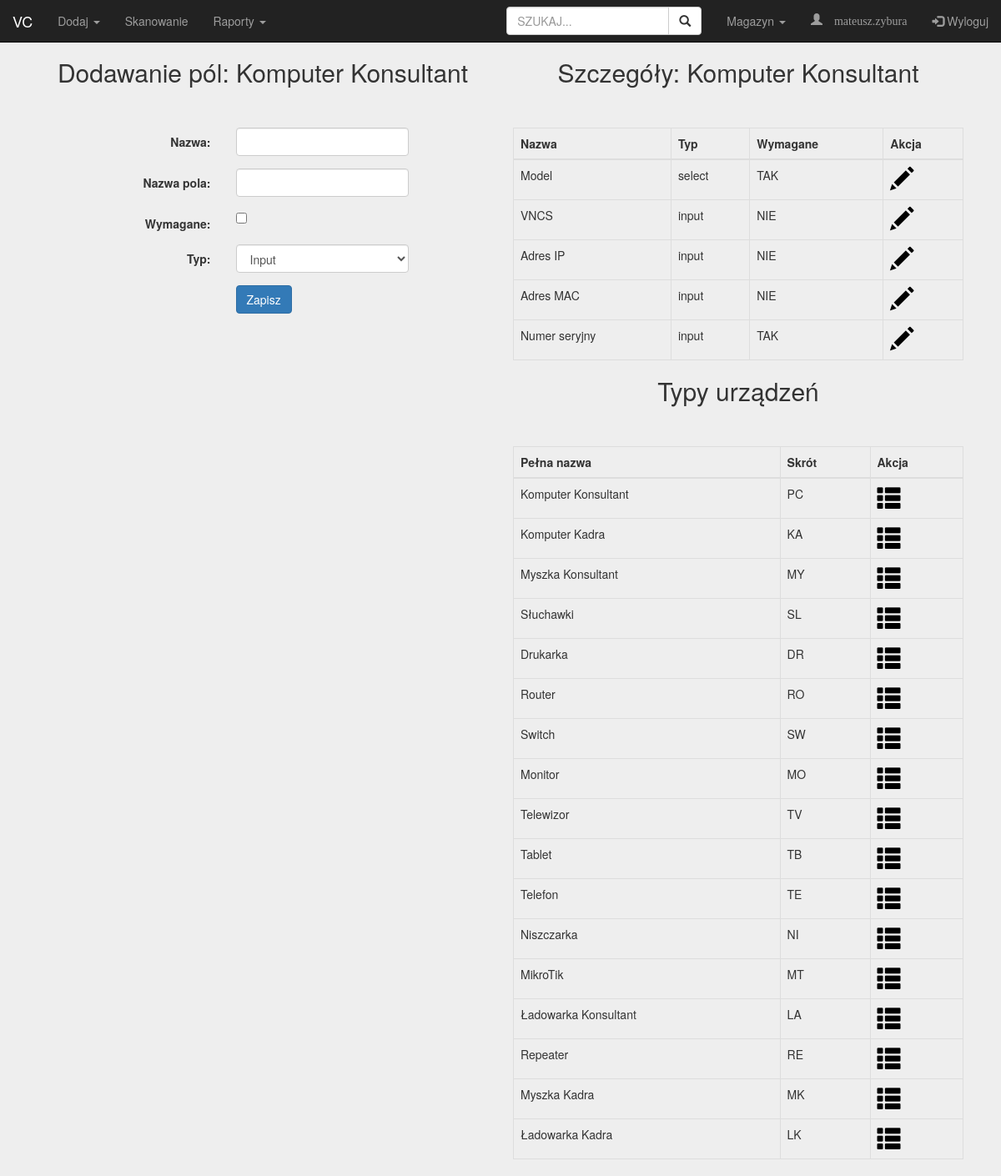
Page /type.php?id=PC (signed in) on the committed database.
### tables this page shows
CREATE TABLE `firewall` (
  `id` int(11) NOT NULL,
  `name` varchar(32) NOT NULL,
  `tag` varchar(8) NOT NULL,
  `ip` varchar(16) NOT NULL,
  `stand` int(11) NOT NULL,
  `instance` int(11) NOT NULL,
  `range_from` int(11) NOT NULL,
  `range_to` int(11) NOT NULL,
  `listening_from` int(11) NOT NULL,
  `listening_to` int(11) NOT NULL
);

CREATE TABLE `types` (
  `id` int(11) NOT NULL,
  `name` varchar(32) NOT NULL,
  `tag` varchar(2) NOT NULL
);

CREATE TABLE `fields` (
  `id` int(11) NOT NULL,
  `type_id` int(11) NOT NULL,
  `name` varchar(32) NOT NULL,
  `title` varchar(32) NOT NULL,
  `required` int(11) NOT NULL,
  `field_type` int(11) NOT NULL COMMENT '0 - input; 1 - select; 2 - textarea'
);

### config.php (called while the page is built, shortened)
<?php
	function getDB() {
		$dbhost=DB_SERVER;
		$dbuser=DB_USERNAME;
		$dbpass=DB_PASSWORD;
		$dbname=DB_DATABASE;
		try {
			$dbConnection = new PDO("mysql:host=$dbhost;dbname=$dbname", $dbuser, $dbpass);
			$dbConnection->exec("set names utf8");
			$dbConnection->setAttribute(PDO::ATTR_ERRMODE, PDO::ERRMODE_EXCEPTION);
			return $dbConnection;
		}
		catch (PDOException $e) {
			echo 'Connection failed: ' . $e->getMessage();
		}
	}
	function getDepartment($id) {
		$db = getDB();
		$query = "SELECT * FROM firewall WHERE id = :id";
		$statement = $db->prepare($query);
		$statement->bindParam(':id',$id);
		$statement->execute();
		$count = $statement->rowCount();
		if($count > 0) {
			$result = $statement->fetch();
			return $result['name'];
		} else {
			return true;
		}
	}
	function getSingleValue($tableName, $prop, $value, $columnName) {
		$db = getDB();
		$q = $db->query("SELECT `$columnName` FROM `$tableName` WHERE $prop='".$value."'");
		$f = $q->fetch();
		$result = $f[$columnName];
		return $result;
	}
?>

### type.php (the view, shortened to what this page needs)
<?php
	include("config.php");
	if(isset($_GET['id'])) {
		$typeID = secure($_GET['id']);
		$ttag = $typeID;
	}
?>
<!DOCTYPE html>
<html lang="pl">
	<head>
		<link rel="stylesheet" href="https://maxcdn.bootstrapcdn.com/bootstrap/3.3.7/css/bootstrap.min.css">
		<link rel="stylesheet" href="css/style.css"/>
	</head>
	<body>
		<?php
			require('nav.php');
		?>
		<div class="container" style="margin-top:50px">
			<div class="col-sm-6 text-center">
					<?php
						if(!isset($typeID)) {
					?>
					<h2 style="margin-bottom: 50px">Dodawanie nowego typu urządzenia</h2>
					<?php
						if(isset($message)) {
							echo $message;
						}
					?>
					<form class="form-horizontal" action="" method="POST">
						<div class="form-group">
							<label class="control-label col-sm-offset-1 col-sm-4" for="name">Pełna nazwa:</label>
							<div class="col-sm-5">
								<input type="text" class="form-control" id="name" placeholder="" name="name" maxlength="32" required>
							</div>
						</div>
						<div class="form-group">
							<label class="control-label col-sm-offset-1 col-sm-4" for="tag">Skrót (2 znaki):</label>
							<div class="col-sm-2">
								<input type="text" class="form-control" id="tag" placeholder="" name="tag" maxlength="2" style="text-transform: uppercase" required>
							</div>
						</div>
						<div class="form-group">
							<div class="col-sm-offset-5 col-sm-2">
								<input type="submit" name="typeSend" class="btn btn-primary" value="Dodaj" />
							</div>
						</div>
					</form>
					<?php
						} else {
							if(isset($numeric)) {
								echo '<h2 style="margin-bottom: 50px">Edycja pola</h2>';
							} else {
								echo '<h2 style="margin-bottom: 50px">Dodawanie pól: '.getSingleValue("types", "tag", $typeID, "name").'</h2>';
							}
					?>
					<form class="form-horizontal" action="" method="POST">
						<div class="form-group">
							<label class="control-label col-sm-offset-1 col-sm-4" for="name">Nazwa:</label>
							<div class="col-sm-5">
								<input type="text" class="form-control" id="name" placeholder="" name="name" maxlength="32" required
											 <?php echo 'value="'.(isset($numeric)?$fvalues['title']:'').'"'?>>
							</div>
						</div>
						<div class="form-group">
							<label class="control-label col-sm-offset-1 col-sm-4" for="fname">Nazwa pola:</label>
							<div class="col-sm-5">
								<input type="text" class="form-control" id="fname" placeholder="" name="fname" maxlength="32" required
											 <?php echo 'value="'.(isset($numeric)?$fvalues['name'].'" disabled':'"')?>>
							</div>
						</div>
						<div class="form-group">
							<label class="control-label col-sm-offset-1 col-sm-4" for="req">Wymagane:</label>
							<div class="col-sm-5" style="text-align: left;">
								<input type="checkbox" name="req" id="req" <?php if(isset($numeric)) if($fvalues['required']==1) echo 'checked';?>>
							</div>
						</div>
						<div class="form-group">
							<label class="control-label col-sm-offset-1 col-sm-4" for="type">Typ:</label>
							<div class="col-sm-5" style="text-align: left;">
								<select class="form-control" name="type" id="type">
									<option value="0" <?php echo (isset($numeric)?($fvalues['field_type']==0)?'selected':'':'')?>>Input</option>
								</select>
							</div>
						</div>
						<div class="form-group">
							<div class="col-sm-offset-5 col-sm-2">
								<input type="submit" <?php if(isset($numeric)) echo 'name="editSend"'; else echo 'name="fieldSend"'; ?> class="btn btn-primary" value="Zapisz" />
							</div>
						</div>
					</form>
					<?php
						}
					?>
			</div>
			<div class="col-sm-6">
				<?php
					if(isset($typeID)) {
				?>
				<h2 style="margin-bottom: 50px" class="text-center">Szczegóły: <?php echo (isset($numeric)?$tname:getSingleValue('types', 'tag', $typeID, 'name'));?></h2>
				<table class="table table-bordered">
					<thead>
						<tr>
							<th>Nazwa</th>
							<th>Typ</th>
							<th>Wymagane</th>
							<th>Akcja</th>
						</tr>
					</thead>
					<tbody>
						<?php
							try {
								$type_id = getSingleValue('types', 'tag', $ttag, 'id');
								$db = getDB();
								$statement = $db->prepare("SELECT * FROM fields WHERE type_id = :type_id");
								$statement->bindParam(':type_id',$type_id);
								$statement->execute();
								$selVal = ["input", "select", "textarea"];
								foreach ($statement->fetchAll(PDO::FETCH_ASSOC) as $row) {
						?>
									<tr>
										<td><?php echo $row["title"]; ?></td>
										<td><?php echo $selVal[$row["field_type"]]; ?></td>
										<td><?php echo ($row["required"]==1?"TAK":"NIE"); ?></td>
										<td><a title="Edytuj" href="type.php?id=<?php echo $row['id']; ?>"><span class="glyphicon glyphicon-pencil" style="color: black; font-size: 2em"></span></a></td>
									</tr>
							<?php
								}
							} catch(PDOException $e) {
								echo $e->getMessage();
							}
						?>
					</tbody>
				</table>
				<?php
					}
				?>
				<h2 style="margin-bottom: 50px" class="text-center">Typy urządzeń</h2>
				<table class="table table-bordered">
					<thead>
						<tr>
							<th>Pełna nazwa</th>
							<th>Skrót</th>
							<th>Akcja</th>
						</tr>
					</thead>
					<tbody>
						<?php
							try {
								$db = getDB();
								$statement = $db->prepare("SELECT * FROM types");
								$statement->execute();
								foreach ($statement->fetchAll(PDO::FETCH_ASSOC) as $row) {
									?>
										<tr>
											<td><?php echo $row["name"]; ?></td>
											<td><?php echo $row["tag"]; ?></td>
											<td><a title="Szczegóły" href="type.php?id=<?php echo $row['tag']; ?>"><span class="glyphicon glyphicon-th-list" style="color: black; font-size: 2em"></span></a></td>
										</tr>
									<?php
								}
							} catch(PDOException $e) {
								echo $e->getMessage();
							}
						?>
					</tbody>
				</table>
			</div>
		</div>
	</body>
</html>

### nav.php (shortened to what this page needs)
<nav class="navbar navbar-inverse navbar-fixed-top">
	<div class="container-fluid">
		<div class="navbar-header">
			<a class="navbar-brand" href="home.php">VC</a>
		</div>
		<ul class="nav navbar-nav">
			<li class="dropdown">
				<a class="dropdown-toggle" data-toggle="dropdown" href="#">Dodaj
					<span class="caret"></span></a>
			</li>
			<li><a href="scan.php">Skanowanie</a></li>
			<li class="dropdown">
				<a class="dropdown-toggle" data-toggle="dropdown" href="#">Raporty
					<span class="caret"></span></a>
			</li>
		</ul>
		<ul class="nav navbar-nav navbar-right">
			<form class="navbar-form navbar-left" action="device.php">
				<div class="input-group">
					<input type="text" style="text-transform: uppercase;" class="form-control" placeholder="Szukaj..." name="id">
					<div class="input-group-btn">
						<button class="btn btn-default" type="submit">
							<i class="glyphicon glyphicon-search"></i>
						</button>
					</div>
				</div>
			</form>
			<li class="dropdown">
				<a class="dropdown-toggle" data-toggle="dropdown" href="#"><?php echo getDepartment($departmentSelected); ?>
					<span class="caret"></span></a>
			</li>
			<li><p class="navbar-text glyphicon glyphicon-user"> <?php echo $_SESSION["username"]; ?></p></li>
			<li><a href="logout.php"><span class="glyphicon glyphicon-log-in"></span> Wyloguj</a></li>
		</ul>
	</div>
</nav>

### css/style.css (style rules this page uses)
* { padding: 0; margin: 0; box-sizing: border-box; }
body { background-color: #eee; }
.navbar { border-radius: 0; }
table { overflow: hidden; }
td, th { position: relative; }
table a { color: #000000; font-weight: bold; }

### rows in the picture
firewall: name "Magazyn"
types: name "Komputer Konsultant", tag "PC"
fields: title "Model", field_type "select", required "TAK"
fields: title "VNCS", field_type "input", required "NIE"
fields: title "Adres IP", field_type "input", required "NIE"
fields: title "Adres MAC", field_type "input", required "NIE"
fields: title "Numer seryjny", field_type "input", required "TAK"
types: name "Komputer Kadra", tag "KA"
types: name "Myszka Konsultant", tag "MY"
types: name "Słuchawki", tag "SL"
types: name "Drukarka", tag "DR"
types: name "Router", tag "RO"
types: name "Switch", tag "SW"
types: name "Monitor", tag "MO"
types: name "Telewizor", tag "TV"
types: name "Tablet", tag "TB"
types: name "Telefon", tag "TE"
types: name "Niszczarka", tag "NI"
types: name "MikroTik", tag "MT"
types: name "Ładowarka Konsultant", tag "LA"
types: name "Repeater", tag "RE"
types: name "Myszka Kadra", tag "MK"
types: name "Ładowarka Kadra", tag "LK"

### other values in the picture
$_SESSION["username"] "mateusz.zybura"
